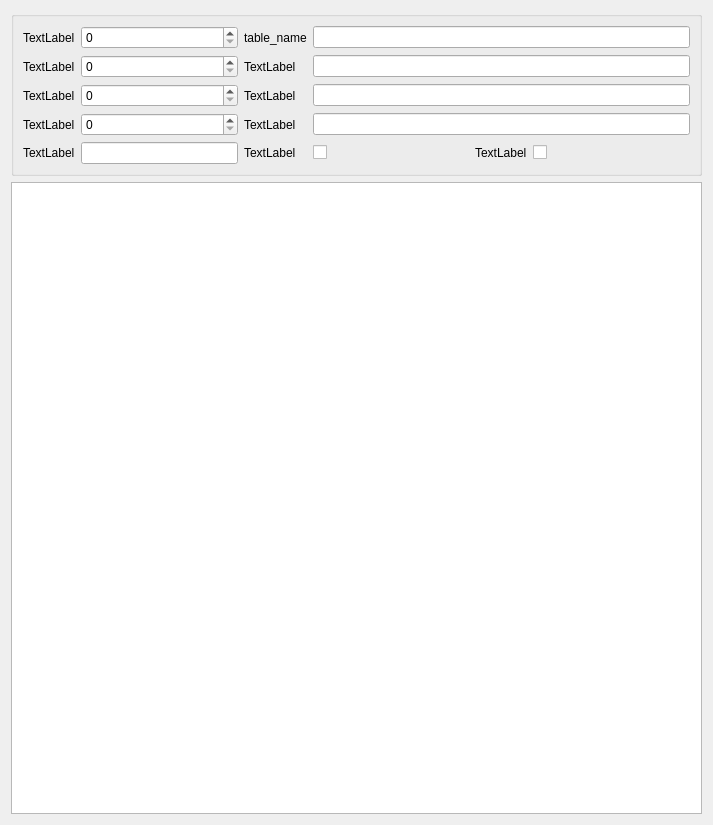
<?xml version="1.0" encoding="UTF-8"?>
<ui version="4.0">
 <class>Form</class>
 <widget class="QWidget" name="Form">
  <property name="geometry">
   <rect>
    <x>0</x>
    <y>0</y>
    <width>713</width>
    <height>825</height>
   </rect>
  </property>
  <property name="windowTitle">
   <string>Form</string>
  </property>
  <layout class="QGridLayout" name="gridLayout_2">
   <item row="0" column="0">
    <widget class="QGroupBox" name="groupBox">
     <property name="title">
      <string/>
     </property>
     <layout class="QGridLayout" name="gridLayout" columnstretch="0,1,0,0,1,0,1">
      <item row="4" column="2">
       <widget class="QLabel" name="is_simple_flight_label">
        <property name="text">
         <string>TextLabel</string>
        </property>
       </widget>
      </item>
      <item row="1" column="1">
       <widget class="QSpinBox" name="subversion_spinbox"/>
      </item>
      <item row="2" column="1">
       <widget class="QSpinBox" name="min_id_spinbox"/>
      </item>
      <item row="4" column="6">
       <widget class="QCheckBox" name="is_new_cavalry_tech_checkbox">
        <property name="text">
         <string/>
        </property>
       </widget>
      </item>
      <item row="0" column="0">
       <widget class="QLabel" name="version_label">
        <property name="text">
         <string>TextLabel</string>
        </property>
       </widget>
      </item>
      <item row="3" column="2">
       <widget class="QLabel" name="locomotion_graph_label">
        <property name="text">
         <string>TextLabel</string>
        </property>
       </widget>
      </item>
      <item row="3" column="0">
       <widget class="QLabel" name="max_id_label">
        <property name="text">
         <string>TextLabel</string>
        </property>
       </widget>
      </item>
      <item row="2" column="2">
       <widget class="QLabel" name="unmount_table_name_label">
        <property name="text">
         <string>TextLabel</string>
        </property>
       </widget>
      </item>
      <item row="0" column="2">
       <widget class="QLabel" name="table_name_label">
        <property name="text">
         <string>table_name</string>
        </property>
       </widget>
      </item>
      <item row="1" column="2">
       <widget class="QLabel" name="mount_table_name_label">
        <property name="text">
         <string>TextLabel</string>
        </property>
       </widget>
      </item>
      <item row="1" column="0">
       <widget class="QLabel" name="subversion_label">
        <property name="text">
         <string>TextLabel</string>
        </property>
       </widget>
      </item>
      <item row="4" column="0">
       <widget class="QLabel" name="skeleton_name_label">
        <property name="text">
         <string>TextLabel</string>
        </property>
       </widget>
      </item>
      <item row="2" column="0">
       <widget class="QLabel" name="min_id_label">
        <property name="text">
         <string>TextLabel</string>
        </property>
       </widget>
      </item>
      <item row="4" column="1">
       <widget class="QLineEdit" name="skeleton_name_line_edit"/>
      </item>
      <item row="0" column="1">
       <widget class="QSpinBox" name="version_spinbox"/>
      </item>
      <item row="4" column="4">
       <widget class="QCheckBox" name="is_simple_flight_checkbox">
        <property name="text">
         <string/>
        </property>
       </widget>
      </item>
      <item row="3" column="1">
       <widget class="QSpinBox" name="max_id_spinbox"/>
      </item>
      <item row="4" column="5">
       <widget class="QLabel" name="is_new_cavalry_tech_label">
        <property name="text">
         <string>TextLabel</string>
        </property>
       </widget>
      </item>
      <item row="3" column="4" colspan="3">
       <widget class="QLineEdit" name="locomotion_graph_line_edit"/>
      </item>
      <item row="2" column="4" colspan="3">
       <widget class="QLineEdit" name="unmount_table_name_line_edit"/>
      </item>
      <item row="1" column="4" colspan="3">
       <widget class="QLineEdit" name="mount_table_name_line_edit"/>
      </item>
      <item row="0" column="4" colspan="3">
       <widget class="QLineEdit" name="table_name_line_edit"/>
      </item>
     </layout>
    </widget>
   </item>
   <item row="1" column="0">
    <widget class="QTableView" name="entries_table_view"/>
   </item>
  </layout>
 </widget>
 <resources/>
 <connections/>
</ui>
